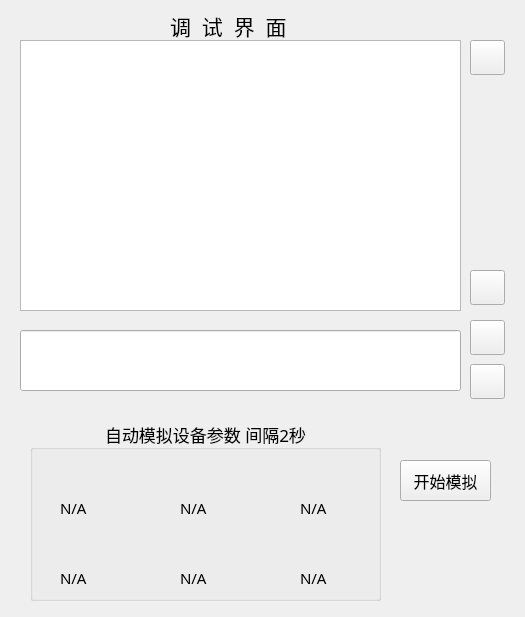
<?xml version="1.0" encoding="UTF-8"?>
<ui version="4.0">
 <class>Deb</class>
 <widget class="QWidget" name="Deb">
  <property name="geometry">
   <rect>
    <x>0</x>
    <y>0</y>
    <width>525</width>
    <height>617</height>
   </rect>
  </property>
  <property name="font">
   <font>
    <family>楷体</family>
    <pointsize>16</pointsize>
   </font>
  </property>
  <property name="windowTitle">
   <string>Form</string>
  </property>
  <property name="styleSheet">
   <string notr="true"/>
  </property>
  <widget class="QPlainTextEdit" name="rec_edi">
   <property name="geometry">
    <rect>
     <x>20</x>
     <y>40</y>
     <width>441</width>
     <height>271</height>
    </rect>
   </property>
   <property name="font">
    <font>
     <family>楷体</family>
     <pointsize>11</pointsize>
    </font>
   </property>
  </widget>
  <widget class="QLineEdit" name="send_edi">
   <property name="geometry">
    <rect>
     <x>20</x>
     <y>330</y>
     <width>441</width>
     <height>61</height>
    </rect>
   </property>
   <property name="font">
    <font>
     <family>楷体</family>
     <pointsize>11</pointsize>
    </font>
   </property>
   <property name="alignment">
    <set>Qt::AlignLeading|Qt::AlignLeft|Qt::AlignTop</set>
   </property>
  </widget>
  <widget class="QPushButton" name="exit_bt">
   <property name="geometry">
    <rect>
     <x>470</x>
     <y>40</y>
     <width>35</width>
     <height>35</height>
    </rect>
   </property>
   <property name="styleSheet">
    <string notr="true">border-image: url(:/exit.png);</string>
   </property>
   <property name="text">
    <string/>
   </property>
  </widget>
  <widget class="QPushButton" name="clear_bt">
   <property name="geometry">
    <rect>
     <x>470</x>
     <y>270</y>
     <width>35</width>
     <height>35</height>
    </rect>
   </property>
   <property name="styleSheet">
    <string notr="true">border-image: url(:/clear_b.png);</string>
   </property>
   <property name="text">
    <string/>
   </property>
  </widget>
  <widget class="QPushButton" name="send_bt">
   <property name="geometry">
    <rect>
     <x>470</x>
     <y>364</y>
     <width>35</width>
     <height>35</height>
    </rect>
   </property>
   <property name="font">
    <font>
     <family>楷体</family>
     <pointsize>11</pointsize>
    </font>
   </property>
   <property name="styleSheet">
    <string notr="true">border-image: url(://send.png);</string>
   </property>
   <property name="text">
    <string/>
   </property>
  </widget>
  <widget class="QLabel" name="label">
   <property name="geometry">
    <rect>
     <x>170</x>
     <y>10</y>
     <width>201</width>
     <height>31</height>
    </rect>
   </property>
   <property name="text">
    <string>调  试  界  面</string>
   </property>
  </widget>
  <widget class="QPushButton" name="pushButton_2">
   <property name="geometry">
    <rect>
     <x>470</x>
     <y>320</y>
     <width>35</width>
     <height>35</height>
    </rect>
   </property>
   <property name="styleSheet">
    <string notr="true">border-image: url(:/clearS.png);</string>
   </property>
   <property name="text">
    <string/>
   </property>
  </widget>
  <widget class="QGroupBox" name="groupBox_5">
   <property name="geometry">
    <rect>
     <x>30</x>
     <y>420</y>
     <width>351</width>
     <height>181</height>
    </rect>
   </property>
   <property name="font">
    <font>
     <family>楷体</family>
     <pointsize>13</pointsize>
    </font>
   </property>
   <property name="title">
    <string>自动模拟设备参数 间隔2秒</string>
   </property>
   <property name="alignment">
    <set>Qt::AlignCenter</set>
   </property>
   <widget class="QLabel" name="temp_la">
    <property name="geometry">
     <rect>
      <x>30</x>
      <y>80</y>
      <width>50</width>
      <height>16</height>
     </rect>
    </property>
    <property name="font">
     <font>
      <family>楷体</family>
      <pointsize>11</pointsize>
     </font>
    </property>
    <property name="text">
     <string>N/A</string>
    </property>
   </widget>
   <widget class="QLabel" name="humi_la">
    <property name="geometry">
     <rect>
      <x>150</x>
      <y>80</y>
      <width>50</width>
      <height>16</height>
     </rect>
    </property>
    <property name="font">
     <font>
      <family>楷体</family>
      <pointsize>11</pointsize>
     </font>
    </property>
    <property name="text">
     <string>N/A</string>
    </property>
   </widget>
   <widget class="QLabel" name="lighticon">
    <property name="geometry">
     <rect>
      <x>270</x>
      <y>30</y>
      <width>35</width>
      <height>35</height>
     </rect>
    </property>
    <property name="styleSheet">
     <string notr="true">border-image: url(:/light.png);</string>
    </property>
    <property name="text">
     <string/>
    </property>
   </widget>
   <widget class="QLabel" name="label_11">
    <property name="geometry">
     <rect>
      <x>270</x>
      <y>110</y>
      <width>35</width>
      <height>35</height>
     </rect>
    </property>
    <property name="styleSheet">
     <string notr="true">border-image: url(:/rain.png);</string>
    </property>
    <property name="text">
     <string/>
    </property>
   </widget>
   <widget class="QLabel" name="label_10">
    <property name="geometry">
     <rect>
      <x>150</x>
      <y>110</y>
      <width>35</width>
      <height>35</height>
     </rect>
    </property>
    <property name="styleSheet">
     <string notr="true">border-image: url(:/mq2.png);</string>
    </property>
    <property name="text">
     <string/>
    </property>
   </widget>
   <widget class="QLabel" name="light_la">
    <property name="geometry">
     <rect>
      <x>270</x>
      <y>80</y>
      <width>50</width>
      <height>16</height>
     </rect>
    </property>
    <property name="font">
     <font>
      <family>楷体</family>
      <pointsize>11</pointsize>
     </font>
    </property>
    <property name="text">
     <string>N/A</string>
    </property>
   </widget>
   <widget class="QLabel" name="soil_la">
    <property name="geometry">
     <rect>
      <x>30</x>
      <y>150</y>
      <width>50</width>
      <height>16</height>
     </rect>
    </property>
    <property name="font">
     <font>
      <family>楷体</family>
      <pointsize>11</pointsize>
     </font>
    </property>
    <property name="text">
     <string>N/A</string>
    </property>
   </widget>
   <widget class="QLabel" name="mq2_la">
    <property name="geometry">
     <rect>
      <x>150</x>
      <y>150</y>
      <width>50</width>
      <height>16</height>
     </rect>
    </property>
    <property name="font">
     <font>
      <family>楷体</family>
      <pointsize>11</pointsize>
     </font>
    </property>
    <property name="text">
     <string>N/A</string>
    </property>
   </widget>
   <widget class="QLabel" name="rain_la">
    <property name="geometry">
     <rect>
      <x>270</x>
      <y>150</y>
      <width>50</width>
      <height>16</height>
     </rect>
    </property>
    <property name="font">
     <font>
      <family>楷体</family>
      <pointsize>11</pointsize>
     </font>
    </property>
    <property name="text">
     <string>N/A</string>
    </property>
   </widget>
   <widget class="QLabel" name="label_7">
    <property name="geometry">
     <rect>
      <x>150</x>
      <y>30</y>
      <width>35</width>
      <height>35</height>
     </rect>
    </property>
    <property name="styleSheet">
     <string notr="true">border-image: url(:/humi.png);</string>
    </property>
    <property name="text">
     <string/>
    </property>
   </widget>
   <widget class="QLabel" name="label_6">
    <property name="geometry">
     <rect>
      <x>30</x>
      <y>30</y>
      <width>35</width>
      <height>35</height>
     </rect>
    </property>
    <property name="styleSheet">
     <string notr="true">border-image: url(:/temp.png);</string>
    </property>
    <property name="text">
     <string/>
    </property>
   </widget>
   <widget class="QLabel" name="label_8">
    <property name="geometry">
     <rect>
      <x>30</x>
      <y>110</y>
      <width>35</width>
      <height>35</height>
     </rect>
    </property>
    <property name="styleSheet">
     <string notr="true">border-image: url(:/humi_soil.png);</string>
    </property>
    <property name="text">
     <string/>
    </property>
   </widget>
  </widget>
  <widget class="QPushButton" name="autoSimulation">
   <property name="geometry">
    <rect>
     <x>400</x>
     <y>460</y>
     <width>91</width>
     <height>41</height>
    </rect>
   </property>
   <property name="font">
    <font>
     <family>楷体</family>
     <pointsize>12</pointsize>
    </font>
   </property>
   <property name="text">
    <string>开始模拟</string>
   </property>
  </widget>
  <widget class="QWidget" name="layoutWidget">
   <property name="geometry">
    <rect>
     <x>0</x>
     <y>0</y>
     <width>2</width>
     <height>2</height>
    </rect>
   </property>
   <layout class="QVBoxLayout" name="verticalLayout"/>
  </widget>
 </widget>
 <resources/>
 <connections/>
</ui>
